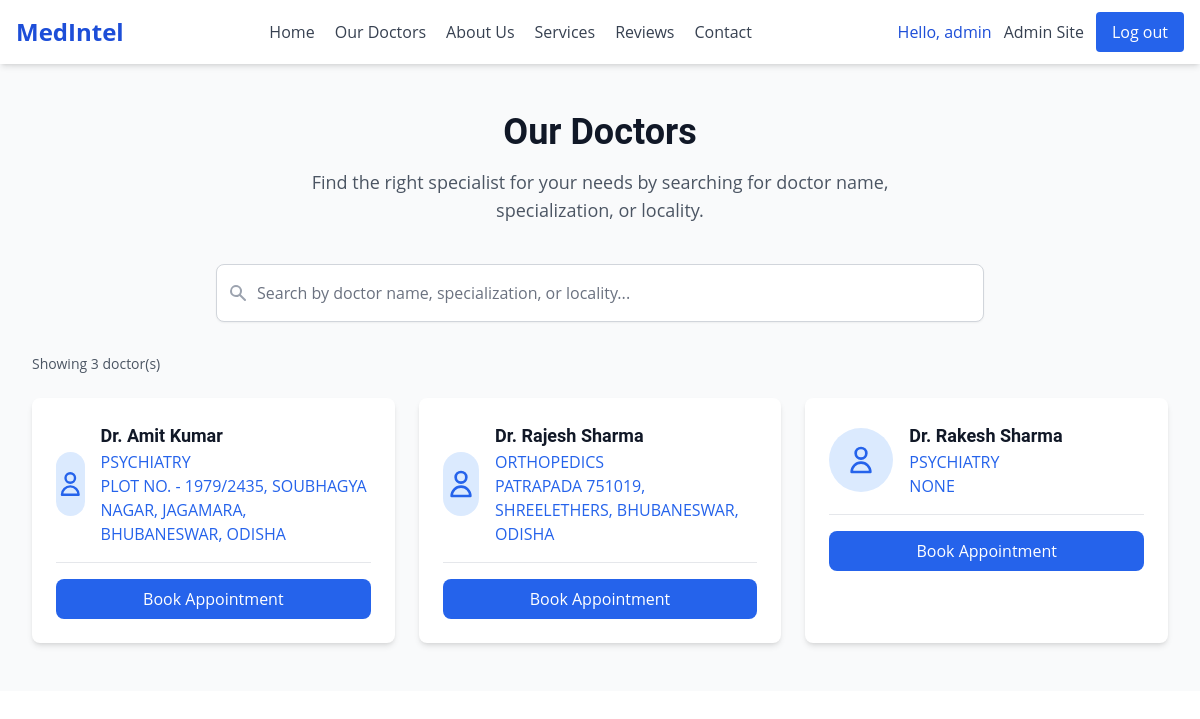
/our_doctors/ (signed in), run on the app's committed database.
### main_app/models.py (models this page shows, shortened)
class Doctor(models.Model):
    STATUS_CHOICES = [
        ('Pending', 'Pending'),
        ('Approved', 'Approved'),
        ('Blocked', 'Blocked')
    ]
    GENDER_CHOICES = [
        ('Male', 'Male'),
        ('Female', 'Female'),
        ('Other', 'Other'),
    ]
    user = models.OneToOneField(User, on_delete=models.CASCADE, related_name='doctor')
    prac_address = models.ForeignKey(Address, on_delete=models.DO_NOTHING, null=True, blank=True)
    mobile_no = models.CharField(max_length = 20)
    gender = models.CharField(max_length = 10, choices=GENDER_CHOICES)
    medical_license_no = models.CharField(max_length = 20, unique=True)
    registration_no = models.CharField(max_length = 20, default='000000', unique=True)
    year_of_registration = models.IntegerField(default=2025)
    qualification = models.CharField(max_length = 100)
    qualification_doc = models.ForeignKey(Document, on_delete=models.DO_NOTHING, null=True, blank=True, related_name='qualification_docs')
    state_medical_council = models.CharField(max_length = 100)
    specialization = models.CharField(max_length = 100)
    aadhar_no = models.CharField(max_length=30, default='000000', unique=True)
    aadhar_doc = models.ForeignKey(Document, on_delete=models.DO_NOTHING, null=True, blank=True, related_name='aadhar_doc')
    status = models.CharField(max_length=10, choices=STATUS_CHOICES, default='Pending')
    class Meta:
        verbose_name = 'Doctor'
        verbose_name_plural = 'Doctors'

class Address(models.Model):
    address_line_one = models.CharField(max_length=255)
    locality = models.CharField(max_length=255)
    city = models.CharField(max_length=255)
    state = models.CharField(max_length=255)
    country = models.CharField(max_length=255)
    def __str__(self):
        return self.address_line_one + ', ' + self.locality + ', ' + self.city + ', ' + self.state

### main_app/views.py (the view)
# urls.py: path('our_doctors/', views.our_docts, name='our_docts'),
def our_docts(request):
    search_query = request.GET.get('doctor-search', '')
    doctors = Doctor.objects.filter(status='Approved')
    if search_query:
        doctors = doctors.filter(
            models.Q(user__first_name__icontains=search_query) |
            models.Q(user__last_name__icontains=search_query) |
            models.Q(specialization__icontains=search_query)
        )
    doctors_found = doctors.exists()
    return render(request, 'homepage/our_doctors.html', {
        'doctors': doctors,
        'search_query': search_query,
        'doctors_found': doctors_found,
    })

### templates/homepage/our_doctors.html (shortened to what this page needs)
{% extends "basic.html" %}
{% load static %}
{% block extrahead %}
<script src="https://cdn.tailwindcss.com"></script>
<link rel="stylesheet" href="https://cdnjs.cloudflare.com/ajax/libs/font-awesome/6.5.1/css/all.min.css">
<link rel="stylesheet" href="{% static "homepage/css/our_doc.css" %}">
{% endblock extrahead %}
{% block content %}
<div class="antialiased text-gray-800 min-h-screen flex flex-col">
    <main id="main-content" class="flex-1 relative h-full">
        <div id="RolloutPageContent">
            <div id="root">
                <section id="search" class="py-12 px-4 sm:px-6 lg:px-8 bg-gray-50 dark:bg-neutral-900">
                    <div class="max-w-7xl mx-auto">
                        <div class="text-center mb-10">
                            <h1 class="text-3xl sm:text-4xl font-bold text-gray-900 dark:text-white mb-4">Our Doctors</h1>
                            <p class="text-lg text-gray-600 dark:text-gray-300 max-w-2xl mx-auto">Find the right specialist for your needs by searching for doctor name, specialization, or locality.</p>
                        </div>
                        <form method="GET" class="max-w-3xl mx-auto mb-8">
                            <div class="relative">
                                <div class="absolute inset-y-0 left-0 pl-3 flex items-center pointer-events-none">
                                </div>
                                <input id="doctor-search" name="doctor-search" type="text" placeholder="Search by doctor name, specialization, or locality..." class="block w-full pl-10 pr-3 py-4 border border-gray-300 rounded-lg bg-white dark:bg-neutral-800 dark:border-neutral-700 focus:outline-none focus:ring-2 focus:ring-blue-500 focus:border-blue-500 text-gray-900 dark:text-white placeholder-gray-500 dark:placeholder-gray-400 shadow-sm" value="{{ search_query }}">
                            </div>
                        </form>
                        <div class="max-w-7xl mx-auto mb-6">
                            <p class="text-sm text-gray-600 dark:text-gray-400" id="results-count">
                                {% if doctors_found %}
                                    Showing {{ doctors.count }} doctor(s)
                                {% else %}
                                    No doctors found
                                {% endif %}
                            </p>
                        </div>
                        <div class="grid grid-cols-1 sm:grid-cols-2 lg:grid-cols-3 gap-6 max-w-7xl mx-auto" id="doctors-list">
                            {% if doctors_found %}
                                {% for doctor in doctors %}
                                    <div class="bg-white dark:bg-neutral-800 rounded-lg shadow-md overflow-hidden transition-transform duration-300 hover:shadow-lg hover:-translate-y-1">
                                        <div class="p-6">
                                        <div class="flex items-center mb-4">
                                            <div class="h-16 w-16 rounded-full bg-blue-100 dark:bg-blue-900 flex items-center justify-center overflow-hidden mr-4">
                                            <svg class="h-8 w-8 text-blue-600 dark:text-blue-300" xmlns="http://www.w3.org/2000/svg" fill="none" viewBox="0 0 24 24" stroke="currentColor">
                                                <path stroke-linecap="round" stroke-linejoin="round" stroke-width="2" d="M16 7a4 4 0 11-8 0 4 4 0 018 0zM12 14a7 7 0 00-7 7h14a7 7 0 00-7-7z"></path>
                                            </svg>
                                            </div>
                                            <div>
                                            <h3 class="text-lg font-bold text-gray-900 dark:text-white">Dr. {{ doctor.user.first_name }} {{ doctor.user.last_name }}</h3>
                                            <p class="text-blue-600 dark:text-blue-400 font-medium uppercase">
                                                {{ doctor.specialization }}
                                            </p>
                                            <p class="text-blue-600 dark:text-blue-400 font-medium uppercase">
                                                {% if doctor.prac_address %}
                                                    {{ doctor.prac_address }}
                                                {% else %}
                                                    None
                                                {% endif %}
                                            </p>
                                            </div>
                                        </div>
                                        <div class="border-t border-gray-200 dark:border-neutral-700 pt-4 mt-4">
                                            <button class="w-full bg-blue-600 hover:bg-blue-700 text-white py-2 px-4 rounded-lg transition-colors font-medium">
                                            Book Appointment
                                            </button>
                                        </div>
                                        </div>
                                    </div>
                                {% endfor %}
                            {% endif %}
                        </div>
                    </div>
                </section>
            </div>
        </div>
    </main>
</div>
{% endblock content %}

### templates/basic.html (shortened to what this page needs)
{% load static %}
<html lang="en">
<head>
      <script src="https://cdn.tailwindcss.com"></script>
      <link rel="stylesheet" href="https://cdnjs.cloudflare.com/ajax/libs/font-awesome/6.5.1/css/all.min.css"
 />
    {% block extrahead %}{% endblock extrahead %}
</head>
<body>
    <header id="header" class="bg-white dark:bg-neutral-900 shadow-md sticky top-0 z-50">
        <nav class="mx-auto px-4 py-3">
            <div class="flex justify-between items-center">
                <div class="flex items-center">
                    <a href="#hero" class="text-2xl font-bold text-blue-700 dark:text-blue-400">
                        MedIntel
                    </a>
                </div>
                <div class="hidden md:flex space-x-5">
                    <a href="{% url 'home' %}#hero" class="text-gray-700 hover:text-blue-600 dark:text-gray-300 dark:hover:text-blue-400 transition duration-300">Home</a>
                    <a href="{% url 'our_docts' %}" class="text-gray-700 hover:text-blue-600 dark:text-gray-300 dark:hover:text-blue-400 transition duration-300">Our Doctors</a>
                    <a href="{% url 'home' %}#about" class="text-gray-700 hover:text-blue-600 dark:text-gray-300 dark:hover:text-blue-400 transition duration-300">About Us</a>
                    <a href="{% url 'home' %}#services" class="text-gray-700 hover:text-blue-600 dark:text-gray-300 dark:hover:text-blue-400 transition duration-300">Services</a>
                    <a href="{% url 'home' %}#user-reviews" class="text-gray-700 hover:text-blue-600 dark:text-gray-300 dark:hover:text-blue-400 transition duration-300">Reviews</a>
                    <a href="{% url 'home' %}#contact" class="text-gray-700 hover:text-blue-600 dark:text-gray-300 dark:hover:text-blue-400 transition duration-300">Contact</a>
                </div>
                <div class="hidden md:flex items-center space-x-3">
                    {% if user.is_authenticated %}
                        {% if user.is_superuser %}
                            <span class="text-blue-700 dark:text-blue-400 font-medium">Hello, {{ user.username }}</span>
                            <a href="{% url 'admin:index' %}" class="text-gray-700 hover:text-blue-600 dark:text-gray-300 dark:hover:text-blue-400 transition duration-300">Admin Site</a>
                        {% endif %}
                        <button onclick="openModal()" class="bg-blue-600 text-white px-4 py-2 rounded">Log out</button>
                    {% endif %}
                </div>
            </div>
        </nav>
    </header>
    <div class="container-fluid pgcontent">
        {% block content %}{% endblock content %}
    </div>
</body>
</html>

### templates/basic.html (style rules this page uses)
h1, h2, h3, h4, h5, h6 { font-family: Roboto, sans-serif, Inter, system-ui, sans-serif; }
body { font-family: Open Sans, sans-serif, Inter, system-ui, sans-serif; scroll-behavior: smooth; }
html { scroll-behavior: smooth; }

### data on the page
Doctor: user.first_name "Amit", user.last_name "Kumar", specialization "PSYCHIATRY", prac_address "PLOT NO. - 1979/2435, SOUBHAGYA NAGAR, JAGAMARA, BHUBANESWAR, ODISHA"
Doctor: user.first_name "Rajesh", user.last_name "Sharma", specialization "ORTHOPEDICS", prac_address "PATRAPADA 751019, SHREELETHERS, BHUBANESWAR, ODISHA"
Doctor: user.first_name "Rakesh", user.last_name "Sharma", specialization "PSYCHIATRY", shows "NONE"

### other printed values
{{ user.username }} "admin"
{{ doctors.count }} "3"
